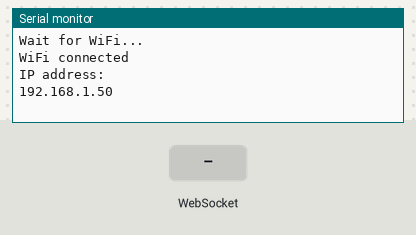
The sketch below on a simulated ESP8266 (NodeMCU). Shown: the last lines printed to the serial monitor. The test bench sets the inputs (shaded band). WiFi joins after 1.5 s; servers stay silent unless stated.

Above: at 2.7 s.
2.8 s: WebSocket text "1" received
At 3.4 s:
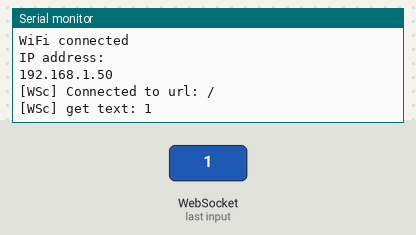
4.3 s: WebSocket text "0" received
At 5.5 s:
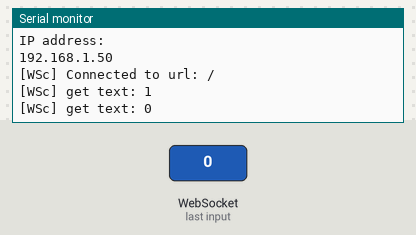
5.8 s: WebSocket text "2" received
At 6.9 s:
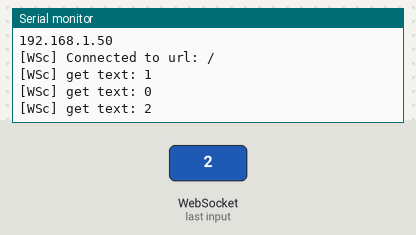

Measured:
- after the input at 2.8 s, the serial monitor: prints a new line at once (image 1)
- after the input at 4.3 s, the serial monitor: prints a new line at once (image 2)
- after the input at 5.8 s, the serial monitor: prints a new line at once (image 3)

The sketch:

WebSocketClient.ino
```cpp
#include <ESP8266WiFi.h>
#include <ESP8266WiFiMulti.h>
#include <WebSocketsClient.h>

#ifndef STASSID
#define STASSID "UPC9472151"
#define STAPSK  "zv5pbYVnrrf5"
#endif

const char* ssid     = STASSID;
const char* password = STAPSK;

const char* host = "192.168.0.67";
const uint16_t port = 8080;

ESP8266WiFiMulti WiFiMulti;
WebSocketsClient webSocket;

char * payload;

void webSocketEvent(WStype_t type, uint8_t * payload, size_t length) {

	switch(type) {
		case WStype_DISCONNECTED:
			Serial.printf("[WSc] Disconnected!\n");
			break;
		case WStype_CONNECTED: {
			Serial.printf("[WSc] Connected to url: %s\n", payload);
		}
			break;
		case WStype_TEXT:
			Serial.printf("[WSc] get text: %s\n", payload);

			// send message to server
			// webSocket.sendTXT("message here");
			break;
        case WStype_PING:
            // pong will be send automatically
            Serial.printf("[WSc] get ping\n");
            break;
        case WStype_PONG:
            // answer to a ping we send
            Serial.printf("[WSc] get pong\n");
            break;
    }

}

char * buildConnectionUID() {
  String stringIp = WiFi.localIP().toString();
  char ip[stringIp.length() + 1];
  strcpy(ip, stringIp.c_str());

  String stringMac = WiFi.macAddress();
  char mac[stringMac.length() + 1];
  strcpy(mac, stringMac.c_str());

  char * connectionUID = (char *) malloc(stringIp.length()+stringMac.length() + 10);

  sprintf(connectionUID, "/[\"%s\",\"%s\"]",mac,ip);

  return connectionUID;
}

void connectToWifi() {
  WiFi.mode(WIFI_STA);
  WiFiMulti.addAP(ssid, password);

  Serial.println();
  Serial.println();
  Serial.print("Wait for WiFi... ");

  while (WiFiMulti.run() != WL_CONNECTED) {
    Serial.print(".");
    delay(500);
  }

  Serial.println("");
  Serial.println("WiFi connected");
  Serial.println("IP address: ");
  Serial.println(WiFi.localIP());
}

void setup() {
  Serial.begin(115200);

  connectToWifi();

  char * connectionUID = buildConnectionUID();
	webSocket.begin(host, port, connectionUID);
	webSocket.onEvent(webSocketEvent);
  free(connectionUID);

}

void loop() {
	webSocket.loop();
}
```
